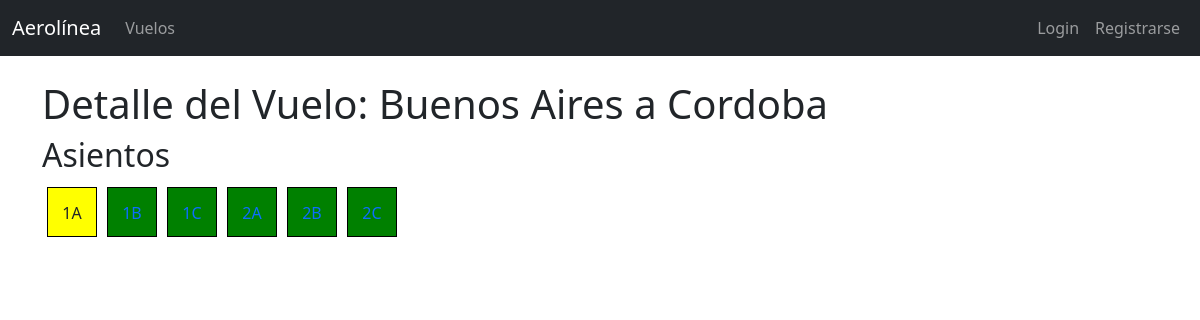
Before: /vuelo/3/ with the older database file.
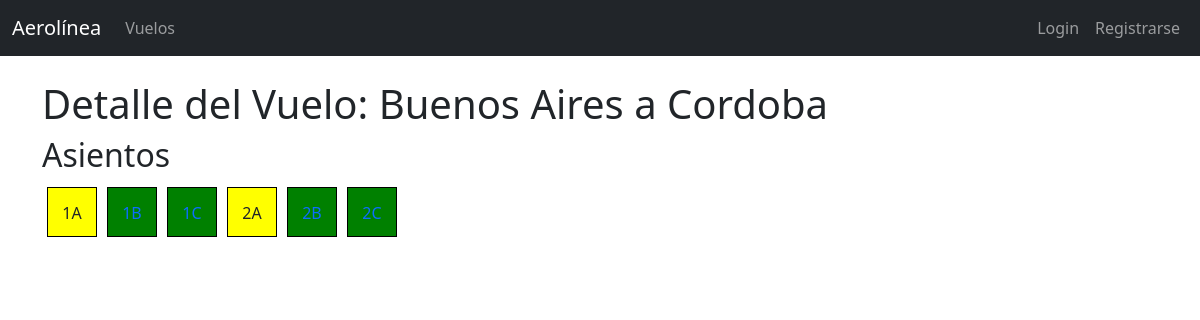
After: the same page with the newer database file.
### gestion/models.py (models this page shows, shortened)
class Asiento(models.Model):
    ESTADOS = (
        ('disponible', 'Disponible'),
        ('reservado', 'Reservado'),
        ('ocupado', 'Ocupado'),
    )
    vuelo = models.ForeignKey(Vuelo, on_delete=models.CASCADE)
    numero = models.CharField(max_length=10)
    estado = models.CharField(max_length=20, choices=ESTADOS, default='disponible')

### gestion/views.py (the view)
# urls.py: path('vuelo/<int:vuelo_id>/', views.detalle_vuelo, name='detalle_vuelo'),
def detalle_vuelo(request, vuelo_id):
    vuelo_service = VueloService()
    vuelo, asientos = vuelo_service.get_vuelo_details(vuelo_id)
    return render(request, 'gestion/detalle_vuelo.html', {'vuelo': vuelo, 'asientos': asientos})

### gestion/repositories.py (called while the page is built)
    def get_by_id(self, vuelo_id):
        return Vuelo.objects.get(pk=vuelo_id)

    def get_by_vuelo(self, vuelo):
        return Asiento.objects.filter(vuelo=vuelo)

### gestion/services.py (called while the page is built)
    def get_vuelo_details(self, vuelo_id):
        vuelo = self.vuelo_repository.get_by_id(vuelo_id)
        asientos = self.asiento_repository.get_by_vuelo(vuelo)
        return vuelo, asientos

### EFI/gestion/templates/gestion/detalle_vuelo.html (shortened to what this page needs)
{% extends 'gestion/base.html' %}
{% block content %}
    <h1>Detalle del Vuelo: {{ vuelo.origen }} a {{ vuelo.destino }}</h1>
    <h2>Asientos</h2>
    <div class="d-flex flex-wrap">
        {% for asiento in asientos %}
            {% if asiento.estado == 'disponible' %}
                <a href="{% url 'reservar_asiento' asiento.id %}" class="text-decoration-none">
                    <div class="asiento disponible">
                        {{ asiento.numero }}
                    </div>
                </a>
            {% else %}
                <div class="asiento {{ asiento.estado }}">
                    {{ asiento.numero }}
                </div>
            {% endif %}
        {% endfor %}
    </div>
{% endblock %}

Changed rows visible on the page:
changed Asiento (number 4 of 6 on the later page): estado "disponible" → "reservado" (drawn)
